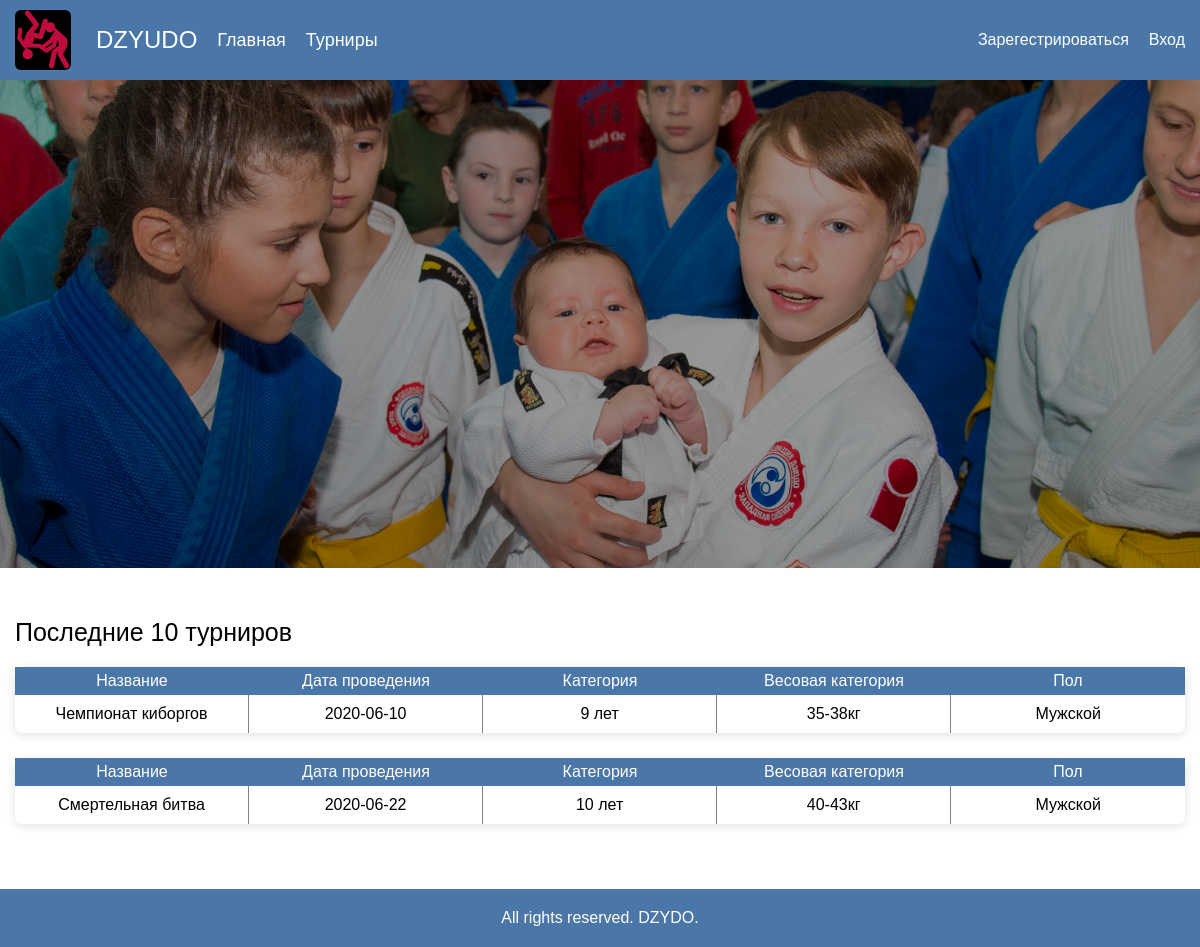
The page / on the database its author committed.
### tables this page shows
CREATE TABLE `tournament` (
  `id` int(11) NOT NULL,
  `name` varchar(255) NOT NULL,
  `sex_id` int(11) NOT NULL,
  `category_id` int(11) NOT NULL,
  `weight` varchar(255) NOT NULL,
  `data` date NOT NULL,
  `gold` int(11) DEFAULT NULL,
  `silver` int(11) DEFAULT NULL,
  `bronze` int(11) DEFAULT NULL,
  `toss` varchar(255) DEFAULT NULL
);

CREATE TABLE `category` (
  `id` int(11) NOT NULL,
  `name` varchar(255) NOT NULL
);

CREATE TABLE `sex` (
  `id` int(11) NOT NULL,
  `name` varchar(255) DEFAULT NULL
);

### config/routes.php (called while the page is built)
<?php
return array(
    'tournaments/([0-9]+)/matches/([0-9]+)' => 'tournaments/matchView/$1/$2',
    'tournaments/([0-9]+)' => 'tournaments/view/$1',
    'tournaments' => 'tournaments/index',
    'admin/request/delete/([0-9]+)' => 'admin/requestDelete/$1',
    'admin/tournaments/([0-9]+)/matches/edit/([0-9]+)' => 'admin/matchEdit/$1/$2',
    'admin/tournaments/toss/([0-9]+)' => 'admin/toss/$1',
    'admin/tournaments/invite/([0-9]+)/user/([0-9]+)' => 'admin/inviteTry/$1/$2',
    'admin/tournaments/invite/([0-9]+)' => 'admin/invite/$1',
    'admin/tournaments/delete/([0-9]+)' => 'admin/tournamentsDelete/$1',
    'admin/tournaments/edit/([0-9]+)' => 'admin/tournamentsEdit/$1',
    'admin/tournaments/([0-9]+)' => 'admin/tournamentsView/$1',
    'admin/tournaments/add' => 'admin/tournamentsAdd',
    'admin/tournaments' => 'admin/tournaments',
    'admin/users/edit/([0-9]+)' => 'admin/usersEdit/$1',
    'admin/users/([0-9]+)' => 'admin/usersView/$1',
    'admin/users/add' => 'admin/usersAdd',
    'admin/users' => 'admin/users',
    'admin' => 'admin/index',
    'cabinet/edit' => 'cabinet/edit',
    'cabinet' => 'cabinet/index',
    'user/logout' => 'user/logout',
    'user/register' => 'user/register',
    'user/login' => 'user/login',
    '' => 'main/index',
);

### controllers/MainController.php (called while the page is built, shortened)
<?php
include_once ROOT.'/models/USER.php';
include_once ROOT.'/models/Tournament.php';
class MainController
{
    public function actionIndex(){
        $tournaments = Tournament::get10LastTournaments();
        include_once ("views/index.php");
        return true;
    }
}

### index.php (called while the page is built, shortened)
<?php
require_once (ROOT.'/components/Router.php');
require_once (ROOT.'/components/DB.php');
$router = new Router();
$router -> run();

### models/USER.php (called while the page is built, shortened)
<?php
class USER
{
    public static function isGuest()
    {
        if (!isset($_SESSION['logged_user'])) {
            return true;
        } else {
            return false;
        }
    }
}

### models/Tournament.php (called while the page is built, shortened)
<?php
class Tournament
{
    public static function get10LastTournaments()
    {
        $db = new DB();
        $sql = "SELECT tournament.id,tournament.name,tournament.weight,tournament.toss,tournament.data,tournament.gold,tournament.silver,tournament.bronze,sex.name as 'sex',category.name AS 'category' FROM tournament INNER JOIN sex INNER JOIN category ON tournament.sex_id = sex.id AND category.id = tournament.category_id LIMIT 10";
        return $db->queryAssocNoP($sql);
    }
}

### components/DB.php (called while the page is built, shortened)
<?php
class DB extends PDO
{
    public  function queryAssocNoP($sql)
    {
        $stmt = $this->prepare($sql);
        $stmt->execute();
        return $some = $stmt->fetchAll(PDO::FETCH_ASSOC);
    }
}

### views/index.php (the view)
<?php
require_once "header.php";
?>
<div class="index">
    <div class="background"></div>
    <div class="container">
        <div class="index-content">
            <div class="index-title">Последние 10 турниров</div>
            <div class="index-title-wrap">
                <?php foreach ($tournaments as $tournament):?>
                    <a href='/tournaments/<?php echo $tournament['id']?>' style="text-decoration: none">
                        <div class="index-tournament-x">
                            <div class="index-tournament-x-up">
                                <div class="index-tournament-x-some">Название</div>
                                <div class="index-tournament-x-some">Дата проведения</div>
                                <div class="index-tournament-x-some">Категория</div>
                                <div class="index-tournament-x-some">Весовая категория</div>
                                <div class="index-tournament-x-some">Пол</div>
                            </div>
                            <div class="index-tournament-x-down">
                                <div class="index-tournament-x-name"><?php echo $tournament['name']?></div>
                                <div class="index-tournament-x-date"><?php echo $tournament['data']?></div>
                                <div class="index-tournament-x-category"><?php echo $tournament['category']?> лет</div>
                                <div class="index-tournament-x-weight"><?php echo $tournament['weight']?>кг</div>
                                <div class="index-tournament-x-sex"><?php echo $tournament['sex']?></div>
                            </div>
                        </div>
                    </a>
                <?php endforeach;?>
            </div>
        </div>
    </div>
</div>
<?php
require_once "footer.php";
?>

### components/Router.php (shortened to what this page needs)
<?php
class Router{
    private $routes;
    public function __construct()
    {
        $routerPath = ROOT.'/config/routes.php';
        $this->routes = include($routerPath);
    }
    private function getURI()
    {
        if (!empty($_SERVER['REQUEST_URI'])){
            return trim( $_SERVER['REQUEST_URI'] , '/');
        }
    }
    public function run()
    {
        $uri = $this->getURI();
        foreach ($this->routes as $uriPattern => $path){
            if (preg_match("~^$uriPattern$~", $uri)) {
                $internalRoute = preg_replace("~^$uriPattern$~",$path,$uri);
                $segments = explode('/', $internalRoute);
                $controllerName = ucfirst(array_shift($segments) . 'Controller');
                $actionName = 'action' . ucfirst(array_shift($segments));
                $parameters = $segments;
                $controllerObject = new $controllerName;
                $result = call_user_func_array(array($controllerObject,$actionName),$parameters);
                if ($result != null) {
                    break;
                }
            }
        }
    }
}

### views/header.php (shortened to what this page needs)
<!doctype html>
<html lang="ru">
<head>
    <link href="/css/style.css" rel="stylesheet" type="text/css">
</head>
<body>
<header>
    <div class="container">
        <div class="header-content">
            <div class="header-content-left">
                <img src="/img/logo.jpg" alt="" class="logo">
                <div class="header-2-name">DZYUDO</div>
                <a href="/" class="header-2-a">Главная</a>
                <a href="/tournaments" class="header-2-a">Турниры</a>
            </div>
            <div class="header-content-right">
                <?php if (USER::isGuest()):?>
                <div class="header-content-right-some"><a href="/user/register">Зарегестрироваться</a></div>
                <div class="header-content-right-some"><a href="/user/login">Вход</a></div>
                <?php else: ?>
                <div class="header-content-right-some"><a href="/cabinet">Аккаунт</a></div>
                <div class="header-content-right-some"><a href="/user/logout">Выход</a></div>
                <?php endif; ?>
            </div>
        </div>
    </div>
</header>

### views/footer.php (shortened to what this page needs)
<footer>
    <div class="container">
    <div class="copyright">All rights reserved. DZYDO. </div>
    </div>
</footer>
</body>
</html>

### css/style.css (style rules this page uses)
* { padding: 0; margin: 0; box-sizing: border-box; font-family: Arial, sans-serif; color: black; }
.container { max-width: 1200px; margin: 0 auto; padding-left: 15px; padding-right: 15px; }
header { background-color: #4a76a8; color: white; padding-top: 10px; padding-bottom: 10px; }
body { min-height: 100vh; }
footer { background-color: #4a76a8; color: white; padding-top: 20px; padding-bottom: 20px; }
.copyright { text-align: center; color: white; }
.header-content { display: flex; justify-content: space-between; align-items: center; }
.logo { width: 56px; border-radius: 6px; margin-right: 25px; }
.header-content-right { display: flex; }
.header-content-right-some>a { text-decoration: none; color: white; }
.header-content-right-some:last-child { margin-left: 20px; }
.header-2-name { font-size: 24px; color: white; }
.header-2-a { margin-left: 20px; color: white; text-decoration: none; font-size: 18px; }
.header-content-left { display: flex; align-items: center; }
.background { background: linear-gradient(rgba(0, 0, 0, 0.4), rgba(0, 0, 0, 0.4)), url('../img/2.jpg'), no-repeat; background-size: cover; height: 61vh; background-repeat: no-repeat; background-position: center; }
.index { padding-bottom: 40px; }
.index-title { padding-top: 50px; font-size: 25px; margin-bottom: 20px; }
.index-tournament-x { margin-bottom: 25px; box-shadow: 0 2px 10px 0 rgba(0,0,0,.12); border-radius: 8px; }
.index-tournament-x-up { display: flex; }
.index-tournament-x-down { display: flex; }
.index-tournament-x-some { width: 25%; background-color: #4a76a8; color: white; padding: 5px; text-align: center; }
.index-tournament-x-name, .index-tournament-x-date, .index-tournament-x-category, .index-tournament-x-weight, .index-tournament-x-sex { width: 25%; padding-top: 10px; padding-bottom: 10px; text-align: center; border-right: 1px solid grey; }
.index-tournament-x-sex { border-right: none; }

### rows shown on the page
tournament: name "Чемпионат киборгов", data "2020-06-10", category.name "9", weight "35-38", sex.name "Мужской"
tournament: name "Смертельная битва", data "2020-06-22", category.name "10", weight "40-43", sex.name "Мужской"
